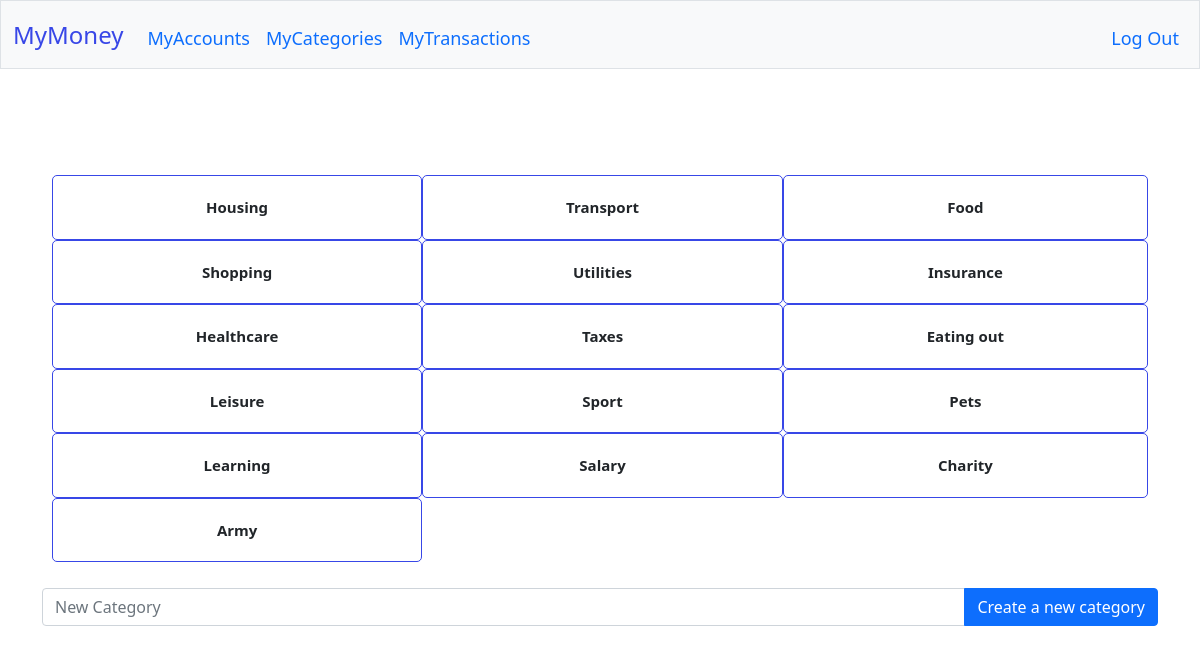
The app's page /categories (signed in) with its own data.
### tables this page shows
CREATE TABLE categories (
	user_id INTEGER NOT NULL,
	category TEXT NOT NULL);

### app.py (the view)
@app.route("/categories", methods=["GET", "POST"])
@login_required
def categories():
    rows = db.execute("SELECT category FROM categories WHERE user_id= :user_id", user_id=session["user_id"])
    categories = []
    for row in rows:
        categories.append(row['category'])
    if request.method == "POST":
        new_category = request.form.get("new_category")
        if not new_category or new_category in CATEGORIES:
            return render_template("categories.html", message="Please, create a name category")
        if new_category not in CATEGORIES:
            db.execute("INSERT INTO categories (user_id, category) VALUES (:user_id, :category)",
                            user_id=session["user_id"], category=new_category)
        return render_template("categories.html", message="You've added new category")
    else:
        return render_template("categories.html", categories=categories)

### app.py (called while the page is built)
@app.after_request
def after_request(response):
    response.headers["Cache-Control"] = "no-cache, no-store, must-revalidate"
    response.headers["Expires"] = 0
    response.headers["Pragma"] = "no-cache"
    return response

### helpers.py (called while the page is built)
def login_required(f):
    @wraps(f)
    def decorated_function(*args, **kwargs):
        if session.get("user_id") is None:
            return redirect("/login")
        return f(*args, **kwargs)
    return decorated_function

### templates/categories.html (shortened to what this page needs)
{% extends "layout.html" %}
{% block main %}
<main class="container py-5 text-center">
    <div class="grid-container">
        {% for category in categories %}
        <div class="grid-item">{{ category }}</div>
        {% endfor %}
    </div>
  <div>
    <form action="/categories" method="post">
        <div class="input-group">
            <input autocomplete="off" autofocus class="form-control" id="new_category" name="new_category" placeholder="New Category" type="text">
            <button class="btn btn-primary" type="submit" id="create">Create a new category</button>
        </div>
     </form>
 </div>
</main>
{% endblock %}

### templates/layout.html (shortened to what this page needs)
<!DOCTYPE html>
<html lang="en">
    <head>
        <link href="https://cdn.jsdelivr.net/npm/bootstrap@5.1.3/dist/css/bootstrap.min.css" rel="stylesheet">
        <link href="/static/styles.css" rel="stylesheet">
    </head>
    <body>
        <nav class="bg-light border navbar navbar-expand-md">
            <div class="container-fluid">
                <a class="navbar-brand" href="/">MyMoney</span></a>
                <div class="collapse navbar-collapse" id="navbar">
                    {% if session["user_id"] %}
                        <ul class="navbar-nav me-auto mt-2">
                            <li class="nav-item"><a class="nav-link" href="/account">MyAccounts</a></li>
                            <li class="nav-item"><a class="nav-link" href="/categories">MyCategories</a></li>
                            <li class="nav-item"><a class="nav-link" href="/transactions">MyTransactions</a></li>
                        </ul>
                        <ul class="navbar-nav ms-auto mt-2">
                            <li class="nav-item"><a class="nav-link" href="/logout">Log Out</a></li>
                        </ul>
                    {% else %}
                        <ul class="navbar-nav ms-auto mt-2">
                            <li class="nav-item"><a class="nav-link" href="/register">Register</a></li>
                            <li class="nav-item"><a class="nav-link" href="/login">Log In</a></li>
                        </ul>
                    {% endif %}
                </div>
            </div>
        </nav>
        <main class="container-fluid py-5 text-center">
            {% block main %}{% endblock %}
        </main>
    </body>
</html>

### static/styles.css (style rules this page uses)
.grid-container { border-radius: 25px; display: grid; grid-template-columns: auto auto auto; padding: 10px; }
.grid-item { border-radius: 5px; background-color: rgba(255, 255, 255, 0.8); border: 1px solid rgb(56, 71, 231); padding: 20px; font-size: 15px; text-align: center; font-weight: 600; }
nav .navbar-brand { font-size: x-large; color: rgb(56, 71, 231); font-style: bold; }
nav .nav-item { font-size: large; color: rgb(76, 109, 253); }
nav .nav-link { font-size: large; }

### records on screen
categories: category "Housing"
categories: category "Transport"
categories: category "Food"
categories: category "Shopping"
categories: category "Utilities"
categories: category "Insurance"
categories: category "Healthcare"
categories: category "Taxes"
categories: category "Eating out"
categories: category "Leisure"
categories: category "Sport"
categories: category "Pets"
categories: category "Learning"
categories: category "Salary"
categories: category "Charity"
categories: category "Army"
